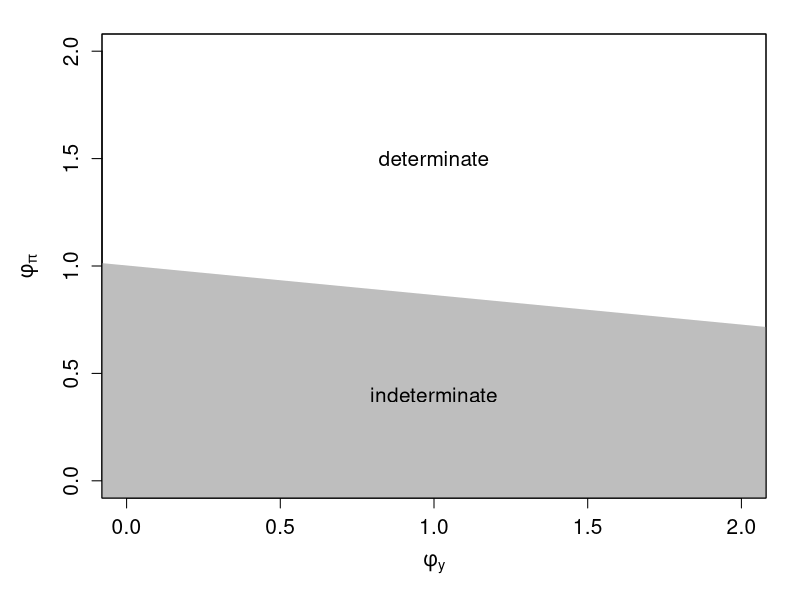

This figure's R source:
#=======================================
# Chapter 7, Other figures
#   modified on 2019/10/19
#=======================================

"%+%" <- function(x, y) paste(x, y, sep = "")
# figpath <- "../../figs/"
figpath <- "./"

beta <- 0.99
gamma <- 5 # ここ変更
varrho <- 0.9

kappa <- (1-varrho)*(1-varrho*beta)*(gamma+1)/varrho

phi_y1 <- -1
phi_y2 <- 3

phi_pi1 <- -(1-beta)*phi_y1/kappa+1
phi_pi2 <- -(1-beta)*phi_y2/kappa+1

if (.Platform$OS.type == "windows") windows(7, 7)
par(ps = 15)
par(mai = c(0.68*1.5, 0.68*1.5, 0.34, 0.34))

plot(NA, xlim = c(0, 2), ylim = c(0, 2), main = "", xlab = expression(phi[y]), ylab = expression(phi[pi]))
polygon(c(phi_y1, phi_y2, phi_y2, phi_y1, phi_y1), c(phi_pi1, phi_pi2, -1, -1, phi_pi1), col = "grey", border = "grey")
box()

text(1, 0.4, "indeterminate")
text(1, 1.5, "determinate")

dev.copy2eps(file= figpath %+% "nkm_indet.eps")


